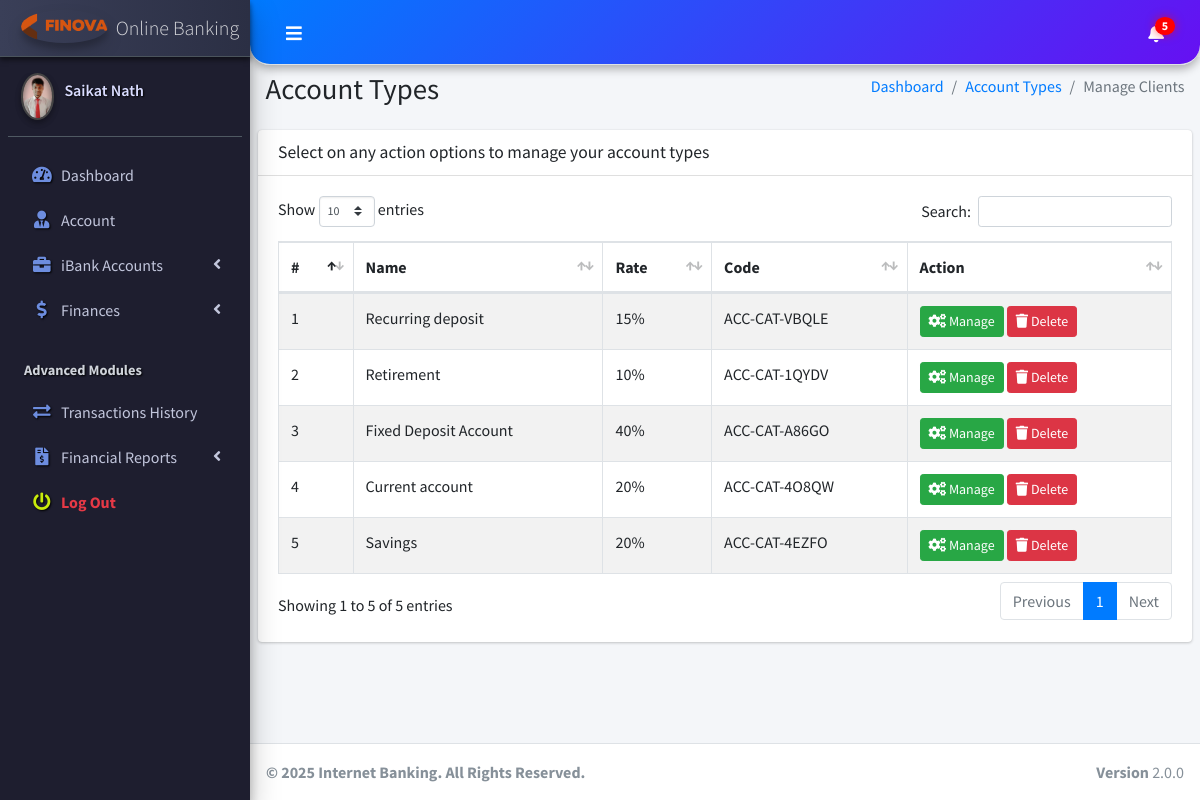
/client/pages_manage_accs.php (signed in), run on the app's committed database.
### tables this page shows
CREATE TABLE `ib_systemsettings` (
  `id` int(20) NOT NULL,
  `sys_name` longtext NOT NULL,
  `sys_tagline` longtext NOT NULL,
  `sys_logo` varchar(200) NOT NULL
);

CREATE TABLE `ib_clients` (
  `client_id` int(11) NOT NULL,
  `name` varchar(200) NOT NULL,
  `national_id` varchar(200) NOT NULL,
  `phone` varchar(200) NOT NULL,
  `address` varchar(200) NOT NULL,
  `email` varchar(200) NOT NULL,
  `password` varchar(200) NOT NULL,
  `profile_pic` varchar(200) NOT NULL,
  `client_number` varchar(200) NOT NULL
);

CREATE TABLE `ib_acc_types` (
  `acctype_id` int(20) NOT NULL,
  `name` varchar(200) NOT NULL,
  `description` longtext NOT NULL,
  `rate` varchar(200) NOT NULL,
  `code` varchar(200) NOT NULL
);

### client/pages_manage_accs.php (the view, shortened to what this page needs)
<!DOCTYPE html>
<html>
<?php include("dist/_partials/head.php"); ?>
<body class="hold-transition sidebar-mini layout-fixed layout-navbar-fixed">
  <div class="wrapper">
    <?php include("dist/_partials/nav.php"); ?>
    <?php include("dist/_partials/sidebar.php"); ?>
    <div class="content-wrapper">
      <section class="content-header">
        <div class="container-fluid">
          <div class="row mb-2">
            <div class="col-sm-6">
              <h1>Account Types</h1>
            </div>
            <div class="col-sm-6">
              <ol class="breadcrumb float-sm-right">
                <li class="breadcrumb-item"><a href="pages_dashboard.php">Dashboard</a></li>
                <li class="breadcrumb-item"><a href="pages_manage_accs.php">Account Types</a></li>
                <li class="breadcrumb-item active">Manage Clients</li>
              </ol>
            </div>
          </div>
        </div>
      </section>
      <section class="content">
        <div class="row">
          <div class="col-12">
            <div class="card">
              <div class="card-header">
                <h3 class="card-title">Select on any action options to manage your account types</h3>
              </div>
              <div class="card-body">
                <table id="example1" class="table table-hover table-bordered table-striped">
                  <thead>
                    <tr>
                      <th>#</th>
                      <th>Name</th>
                      <th>Rate</th>
                      <th>Code</th>
                      <th>Action</th>
                    </tr>
                  </thead>
                  <tbody>
                    <?php
                    $ret = "SELECT * FROM  iB_Acc_types ORDER BY RAND() ";
                    $stmt = $mysqli->prepare($ret);
                    $stmt->execute();
                    $res = $stmt->get_result();
                    $cnt = 1;
                    while ($row = $res->fetch_object()) {
                    ?>
                      <tr>
                        <td><?php echo $cnt; ?></td>
                        <td><?php echo $row->name; ?></td>
                        <td><?php echo $row->rate; ?>%</td>
                        <td><?php echo $row->code; ?></td>
                        <td>
                          <a class="btn btn-success btn-sm" href="pages_update_accs.php?code=<?php echo $row->code; ?>">
                            <i class="fas fa-cogs"></i>
                            Manage
                          </a>
                          <a class="btn btn-danger btn-sm" href="pages_manage_accs.php?deleteBankAccType=<?php echo $row->acctype_id; ?>">
                            <i class="fas fa-trash"></i>
                            Delete
                          </a>
                        </td>
                      </tr>
                    <?php $cnt = $cnt + 1;
                    } ?>
                </table>
              </div>
            </div>
          </div>
        </div>
      </section>
    </div>
    <?php include("dist/_partials/footer.php"); ?>
  </div>
</body>
</html>

### client/dist/_partials/sidebar.php (shortened to what this page needs)
<aside class="main-sidebar sidebar-dark-primary elevation-4">
  <?php
$client_id = $_SESSION['client_id'];
  $ret = "SELECT * FROM  iB_clients  WHERE client_id = ? ";
  $stmt = $mysqli->prepare($ret);
  $stmt->bind_param('i', $client_id);
  $stmt->execute();
  $res = $stmt->get_result();
  while ($row = $res->fetch_object()) {
    $acc_status = 'Pending';
    $acc_qry = "SELECT acc_status FROM iB_bankAccounts WHERE client_id = ? LIMIT 1";
    $acc_stmt = $mysqli->prepare($acc_qry);
    $acc_stmt->bind_param('i', $client_id);
    $acc_stmt->execute();
    $acc_stmt->bind_result($acc_status);
    if ($row->profile_pic == '') {
      $profile_picture = "<img src='../admin/dist/img/user_icon.png' class=' elevation-2' alt='User Image'>
                ";
    } else {
      $profile_picture = "<img src='../admin/dist/img/$row->profile_pic' class='elevation-2' alt='User Image'>
                ";
    }
    $ret = "SELECT * FROM `iB_SystemSettings` ";
    $stmt = $mysqli->prepare($ret);
    $stmt->execute();
    $res = $stmt->get_result();
    while ($sys = $res->fetch_object()) {
  ?>
      <a href="pages_dashboard.php" class="brand-link">
        <img src="../admin/dist/img/<?php echo $sys->sys_logo;?>" alt="iBanking Logo" class="brand-image img-circle elevation-3" style="opacity: .8">
        <span class="brand-text font-weight-light"><?php echo $sys->sys_name;?></span>
      </a>
      <div class="sidebar">
        <div class="user-panel mt-3 pb-3 mb-3 d-flex">
          <div class="image">
            <?php echo $profile_picture; ?>
          </div>
          <div class="info">
            <a href="pages_dashboard.php" class="d-block"><?php echo $row->name; ?></a>
          </div>
        </div>
        <nav class="mt-2">
          <ul class="nav nav-pills nav-sidebar flex-column" data-widget="treeview" role="menu" data-accordion="false">
            <li class="nav-item has-treeview">
              <a href="pages_dashboard.php" class="nav-link">
                <i class="nav-icon fas fa-tachometer-alt"></i>
                <p>
                  Dashboard
                </p>
              </a>
            </li>
            <li class="nav-item">
              <a href="pages_account.php" class="nav-link">
                <i class="nav-icon fas fa-user-tie"></i>
                <p>
                  Account
                </p>
              </a>
            </li>
            <li class="nav-item has-treeview">
              <a href="#" class="nav-link">
                <i class="nav-icon fas fa-briefcase"></i>
                <p>
                  iBank Accounts
                  <i class="fas fa-angle-left right"></i>
                </p>
              </a>
            </li>
            <li class="nav-item has-treeview">
              <a href="#" class="nav-link <?php echo ($acc_status == 'Approved') ? '' : 'disabled-link'; ?>">
                <i class="nav-icon fas fa-dollar-sign"></i>
                <p>Finances<i class="fas fa-angle-left right"></i></p>
              </a>
            </li>
                       <li class="nav-header">Advanced Modules</li>
            <li class="nav-item">
              <a href="pages_transactions_engine.php" class="nav-link <?php echo ($acc_status == 'Approved') ? '' : 'disabled-link'; ?>">
                <i class="nav-icon fas fa-exchange-alt"></i>
                <p>Transactions History</p>
              </a>
            </li>
            <li class="nav-item has-treeview">
              <a href="#" class="nav-link <?php echo ($acc_status == 'Approved') ? '' : 'disabled-link'; ?>">
                <i class="nav-icon fas fa-file-invoice-dollar"></i>
                <p>Financial Reports<i class="fas fa-angle-left right"></i></p>
              </a>
            </li>
<li class="nav-item">
  <a href="pages_logout.php" class="nav-link" style="color: #e63946;">
    <i class="nav-icon fas fa-power-off" style="color: #c8eb0c !important;"></i>
    <p style="color: #e63946; font-weight: bold;">
      Log Out
    </p>
  </a>
</li>
          </ul>
        </nav>
      </div>
</aside>
<?php
    }
  } ?>

### client/dist/_partials/footer.php
<?php
$ret = "SELECT * FROM `iB_SystemSettings` ";
$stmt = $mysqli->prepare($ret);
$stmt->execute();
$res = $stmt->get_result();
while ($sys = $res->fetch_object()) {
?>
  <footer class="main-footer">
    <strong>&copy;
      2025 Internet Banking. All Rights Reserved.</strong>
    <div class="float-right d-none d-sm-inline-block">
      <b>Version</b> 2.0.0
    </div>
  </footer>
<?php } ?>

### client/dist/_partials/sidebar.php (style rules this page uses)
.main-sidebar { background: #1e1e2f; box-shadow: inset -3px -3px 7px #2c2c3e, inset 3px 3px 7px #0e0e1a; }
.main-sidebar .brand-link { background: linear-gradient(to right, #3a3f58, #2b2f44); box-shadow: 0 3px 5px rgba(0, 0, 0, 0.5); }
.main-sidebar .nav-link { transition: all 0.3s ease; border-radius: 10px; margin: 2px 5px; color: #c2c6dc !important; }
.nav-icon { color: #6d8ddf !important; text-shadow: 1px 1px 2px #000; }
.nav-header { color: #888ca9; font-weight: bold; padding-left: 15px; text-shadow: 1px 1px 2px #000; }
.user-panel .image img { border: 2px solid #444; box-shadow: 0 0 10px rgba(255, 255, 255, 0.1); border-radius: 50%; }
.user-panel .info a { color: #d9dcff; font-weight: 600; text-shadow: 1px 1px 2px #000; }

### data on the page
ib_clients: name "Saikat Nath"
ib_systemsettings: sys_logo (picture), sys_name "Online Banking", ib_clients.profile_pic (picture)
ib_acc_types: name "Recurring deposit", rate "15", code "ACC-CAT-VBQLE"
ib_acc_types: name "Retirement", rate "10", code "ACC-CAT-1QYDV"
ib_acc_types: name "Fixed Deposit Account", rate "40", code "ACC-CAT-A86GO"
ib_acc_types: name "Current account", rate "20", code "ACC-CAT-4O8QW"
ib_acc_types: name "Savings", rate "20", code "ACC-CAT-4EZFO"
